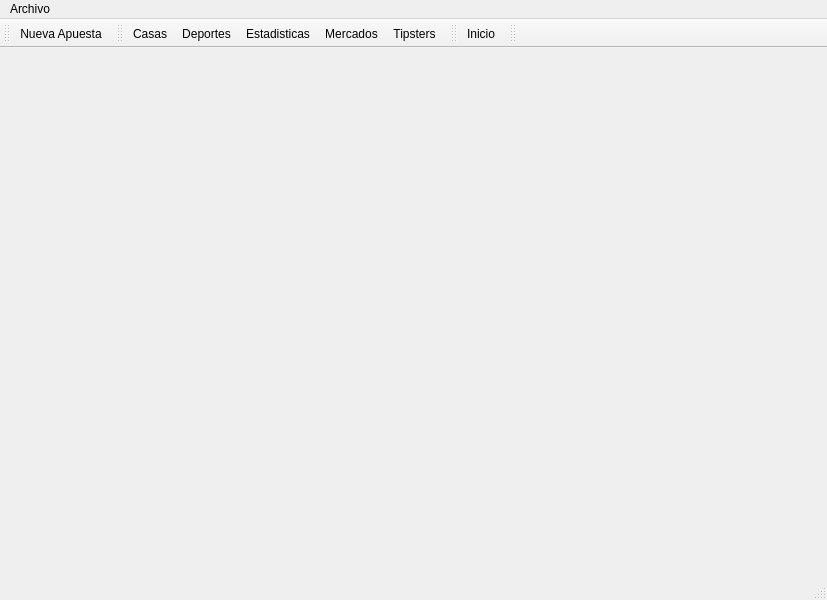
<?xml version="1.0" encoding="UTF-8"?>
<ui version="4.0">
 <class>MainWindow</class>
 <widget class="QMainWindow" name="MainWindow">
  <property name="geometry">
   <rect>
    <x>0</x>
    <y>0</y>
    <width>827</width>
    <height>600</height>
   </rect>
  </property>
  <property name="sizePolicy">
   <sizepolicy hsizetype="Expanding" vsizetype="Expanding">
    <horstretch>0</horstretch>
    <verstretch>0</verstretch>
   </sizepolicy>
  </property>
  <property name="windowTitle">
   <string>MainWindow</string>
  </property>
  <widget class="QWidget" name="centralwidget">
   <property name="sizePolicy">
    <sizepolicy hsizetype="Preferred" vsizetype="Preferred">
     <horstretch>0</horstretch>
     <verstretch>0</verstretch>
    </sizepolicy>
   </property>
   <layout class="QVBoxLayout" name="verticalLayout_2">
    <property name="leftMargin">
     <number>15</number>
    </property>
    <property name="topMargin">
     <number>15</number>
    </property>
    <property name="rightMargin">
     <number>15</number>
    </property>
    <property name="bottomMargin">
     <number>15</number>
    </property>
   </layout>
  </widget>
  <widget class="QMenuBar" name="menubar">
   <property name="geometry">
    <rect>
     <x>0</x>
     <y>0</y>
     <width>827</width>
     <height>23</height>
    </rect>
   </property>
   <widget class="QMenu" name="menuArchivo">
    <property name="title">
     <string>Archivo</string>
    </property>
   </widget>
   <addaction name="menuArchivo"/>
  </widget>
  <widget class="QStatusBar" name="statusbar"/>
  <widget class="QToolBar" name="tbNuevo">
   <property name="windowTitle">
    <string>toolBar</string>
   </property>
   <attribute name="toolBarArea">
    <enum>TopToolBarArea</enum>
   </attribute>
   <attribute name="toolBarBreak">
    <bool>false</bool>
   </attribute>
   <addaction name="aApuesta"/>
  </widget>
  <widget class="QToolBar" name="toolBar">
   <property name="windowTitle">
    <string>toolBar</string>
   </property>
   <attribute name="toolBarArea">
    <enum>TopToolBarArea</enum>
   </attribute>
   <attribute name="toolBarBreak">
    <bool>false</bool>
   </attribute>
   <addaction name="actionCasas"/>
   <addaction name="actionDeportes"/>
   <addaction name="actionEstadisticas"/>
   <addaction name="actionMercados"/>
   <addaction name="actionTipsters"/>
  </widget>
  <widget class="QToolBar" name="toolBar_2">
   <property name="windowTitle">
    <string>toolBar_2</string>
   </property>
   <attribute name="toolBarArea">
    <enum>TopToolBarArea</enum>
   </attribute>
   <attribute name="toolBarBreak">
    <bool>false</bool>
   </attribute>
   <addaction name="aInicio"/>
  </widget>
  <widget class="QToolBar" name="toolBar_3">
   <property name="windowTitle">
    <string>toolBar_3</string>
   </property>
   <attribute name="toolBarArea">
    <enum>TopToolBarArea</enum>
   </attribute>
   <attribute name="toolBarBreak">
    <bool>false</bool>
   </attribute>
  </widget>
  <action name="aApuesta">
   <property name="text">
    <string>Nueva Apuesta</string>
   </property>
   <property name="toolTip">
    <string>&lt;html&gt;&lt;head/&gt;&lt;body&gt;&lt;p&gt;Nueva Apuesta&lt;/p&gt;&lt;/body&gt;&lt;/html&gt;</string>
   </property>
  </action>
  <action name="actionCasas">
   <property name="text">
    <string>Casas</string>
   </property>
  </action>
  <action name="actionEstadisticas">
   <property name="text">
    <string>Estadisticas</string>
   </property>
  </action>
  <action name="actionDeportes">
   <property name="text">
    <string>Deportes</string>
   </property>
  </action>
  <action name="actionMercados">
   <property name="text">
    <string>Mercados</string>
   </property>
  </action>
  <action name="actionTipsters">
   <property name="text">
    <string>Tipsters</string>
   </property>
  </action>
  <action name="aInicio">
   <property name="text">
    <string>Inicio</string>
   </property>
   <property name="shortcut">
    <string>Alt+Home</string>
   </property>
  </action>
 </widget>
 <resources/>
 <connections/>
</ui>
